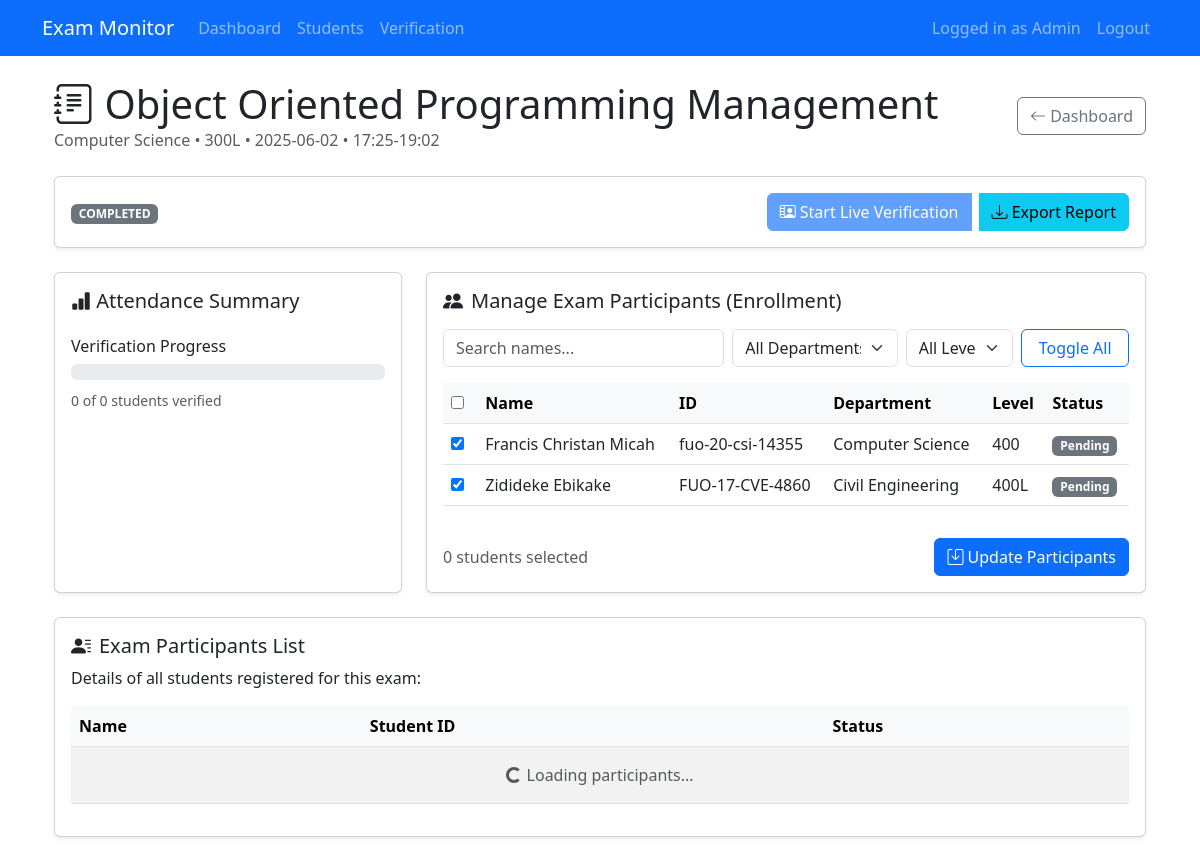
Page /admin/exams/1/manage (signed in) on the committed database.
### app.py (models this page shows, shortened)
class Exam(db.Model):
    __tablename__ = 'exams'
    id = db.Column(db.Integer, primary_key=True)
    title = db.Column(db.String(255), nullable=False)
    department = db.Column(db.String(100), nullable=False)
    level = db.Column(db.String(10), nullable=False)
    start_time = db.Column(db.DateTime, nullable=False)
    end_time = db.Column(db.DateTime, nullable=False)
    status = db.Column(db.String(20), default='scheduled') # 'scheduled', 'active', 'completed'

class Student(db.Model):
    __tablename__ = 'students'
    id = db.Column(db.Integer, primary_key=True)
    name = db.Column(db.String(255), nullable=False)
    student_id = db.Column(db.String(50), unique=True, nullable=False)
    department = db.Column(db.String(100), nullable=False)
    level = db.Column(db.String(10), nullable=False)
    embedding_path = db.Column(db.String(255), nullable=False)

### app.py (the view)
@app.route('/admin/exams/<int:exam_id>/manage')
@login_required
def manage_exam(exam_id):
    exam = Exam.query.get(exam_id)
    if not exam:
        flash(f"Exam with ID {exam_id} not found.", 'error')
        return redirect(url_for('list_exams'))
    participants = ExamParticipant.query.filter_by(exam_id=exam_id).all()
    participant_ids = [p.student_id for p in participants]
    verified_status = {p.student_id: p.verified for p in participants}
    students = Student.query.order_by(Student.name).all()
    return render_template('manage_exam.html',
                           exam=exam,
                           students=students,
                           participant_ids=participant_ids,
                           verified_status=verified_status)

### app.py (called while the page is built)
def login_required(f):
    @wraps(f)
    def decorated_function(*args, **kwargs):
        if not session.get('logged_in'):
            flash('Please log in', 'error')
            return redirect(url_for('login'))
        return f(*args, **kwargs)
    return decorated_function

### templates/manage_exam.html (shortened to what this page needs)
{% extends "base.html" %}
{% block content %}
<div class="container mt-4">
    <div class="d-flex justify-content-between align-items-center mb-4">
        <div>
            <h1 class="mb-0">
                <i class="bi bi-journal-text"></i>
                {{ exam.title }} Management
            </h1>
            <div class="text-muted">
                {{ exam.department }} • {{ exam.level }} •
                {{ exam.start_time.strftime('%Y-%m-%d') }} •
                {{ exam.start_time.strftime('%H:%M') }}-{{ exam.end_time.strftime('%H:%M') }}
            </div>
        </div>
        <div>
            <a href="{{ url_for('admin_dashboard') }}" class="btn btn-outline-secondary">
                <i class="bi bi-arrow-left"></i> Dashboard
            </a>
        </div>
    </div>
    <div class="card shadow-sm mb-4">
        <div class="card-body">
            <div class="d-flex justify-content-between align-items-center">
                <div>
                    <span class="badge bg-{% if exam.status == 'scheduled' %}warning
                                     {% elif exam.status == 'active' %}success
                                     {% else %}secondary{% endif %}">
                        {{ exam.status|upper }}
                    </span>
                </div>
                <div class="btn-group">
                    {% if exam.status == 'active' %}
                    <a href="{{ url_for('camera', exam_id=exam.id) }}" class="btn btn-primary me-2" title="Start Live Face Recognition Verification">
                        <i class="bi bi-person-video2"></i> Start Live Verification
                    </a>
                    {% else %}
                    <button type="button" class="btn btn-primary me-2" disabled
                            title="Start Exam to enable live verification">
                        <i class="bi bi-person-video2"></i> Start Live Verification
                    </button>
                    {% endif %}
                    <a href="{{ url_for('attendance_report', exam_id=exam.id) }}"
                        class="btn btn-info">
                        <i class="bi bi-download"></i> Export Report
                    </a>
                </div>
            </div>
        </div>
    </div>
    <div class="row">
        <div class="col-md-4 mb-4">
            <div class="card shadow-sm h-100">
                <div class="card-body">
                    <h5 class="card-title">
                        <i class="bi bi-bar-chart-fill"></i> Attendance Summary
                    </h5>
                    <div class="mt-4">
                        <h6>Verification Progress</h6>
                        <div class="progress mb-2">
                        </div>
                        <small class="text-muted">
                            <span id="attendedCount">0</span> of
                            <span id="totalParticipants">0</span> students verified
                        </small>
                    </div>
                </div>
            </div>
        </div>
        <div class="col-md-8 mb-4">
            <div class="card shadow-sm h-100">
                <div class="card-body">
                    <h5 class="card-title mb-3"><i class="bi bi-people-fill me-2"></i>Manage Exam Participants (Enrollment)</h5>
                    <div class="row mb-3 g-2">
                        <div class="col-md-5">
                            <input type="text" id="nameSearch" class="form-control"
                                        placeholder="Search names...">
                        </div>
                        <div class="col-md-3">
                            <select id="deptFilter" class="form-select">
                                <option value="">All Departments</option>
                            </select>
                        </div>
                        <div class="col-md-2">
                            <select id="levelFilter" class="form-select">
                                <option value="">All Levels</option>
                            </select>
                        </div>
                        <div class="col-md-2">
                            <button id="toggleAllBtn" class="btn btn-outline-primary w-100">
                                Toggle All
                            </button>
                        </div>
                    </div>
                    <form method="POST" action="{{ url_for('add_students_to_exam', exam_id=exam.id) }}">
                        <div class="table-responsive" style="max-height: 400px; overflow-y: auto;">
                            <table class="table table-hover">
                                <thead class="table-light sticky-top">
                                    <tr>
                                        <th width="5%">
                                            <input type="checkbox" id="selectAll">
                                        </th>
                                        <th>Name</th>
                                        <th>ID</th>
                                        <th>Department</th>
                                        <th>Level</th>
                                        <th>Status</th>
                                    </tr>
                                </thead>
                                <tbody id="studentTable">
                                    {% for student in students %}
                                    <tr class="student-row"
                                        data-name="{{ student.name.lower() }}"
                                        data-dept="{{ student.department }}"
                                        data-level="{{ student.level }}"
                                        data-id="{{ student.student_id }}">
                                        <td>
                                            <input type="checkbox"
                                                    name="student_ids"
                                                    value="{{ student.student_id }}"
                                                    {% if student.student_id in participant_ids %}checked{% endif %}>
                                        </td>
                                        <td>{{ student.name }}</td>
                                        <td>{{ student.student_id }}</td>
                                        <td>{{ student.department }}</td>
                                        <td>{{ student.level }}</td>
                                        <td>
                                            <span class="badge attendance-badge
                                                {% if verified_status.get(student.student_id) == 1 %}
                                                    bg-success
                                                {% else %}
                                                    bg-secondary
                                                {% endif %}"
                                                data-id="{{ student.student_id }}">
                                                {% if verified_status.get(student.student_id) == 1 %}
                                                    Verified
                                                {% else %}
                                                    Pending
                                                {% endif %}
                                            </span>
                                        </td>
                                    </tr>
                                    {% endfor %}
                                </tbody>
                            </table>
                        </div>
                        <div class="mt-3 d-flex justify-content-between align-items-center">
                            <span id="selectedCount" class="text-muted">0 students selected</span>
                            <button type="submit" class="btn btn-primary">
                                <i class="bi bi-save"></i> Update Participants
                            </button>
                        </div>
                    </form>
                </div>
            </div>
        </div>
    </div>
    <div id="participants-card" class="card shadow-sm mb-4">
        <div class="card-body">
            <h5 class="card-title"><i class="bi bi-person-lines-fill me-2"></i>Exam Participants List</h5>
            <p class="card-text">Details of all students registered for this exam:</p>
            <div class="table-responsive" style="max-height: 400px; overflow-y: auto;">
                <table class="table table-hover table-striped">
                    <thead class="table-light sticky-top">
                        <tr>
                            <th>Name</th>
                            <th>Student ID</th>
                            <th>Status</th>
                        </tr>
                    </thead>
                    <tbody id="participants-table-body">
                        <tr>
                            <td colspan="3" class="text-center text-muted py-3">
                                <span class="spinner-border spinner-border-sm" role="status" aria-hidden="true"></span> Loading participants...
                            </td>
                        </tr>
                    </tbody>
                </table>
            </div>
        </div>
    </div>
</div>
{% endblock %}

### rows in the picture
Exam: title "Object Oriented Programming", department "Computer Science", level "300L", start_time "2025-06-02", start_time "17:25", end_time "19:02", status "COMPLETED"
Student: student_id "☑", name "Francis Christan Micah", student_id "fuo-20-csi-14355", department "Computer Science", level "400", shows "Pending"
Student: student_id "☑", name "Zidideke Ebikake", student_id "FUO-17-CVE-4860", department "Civil Engineering", level "400L", shows "Pending"
